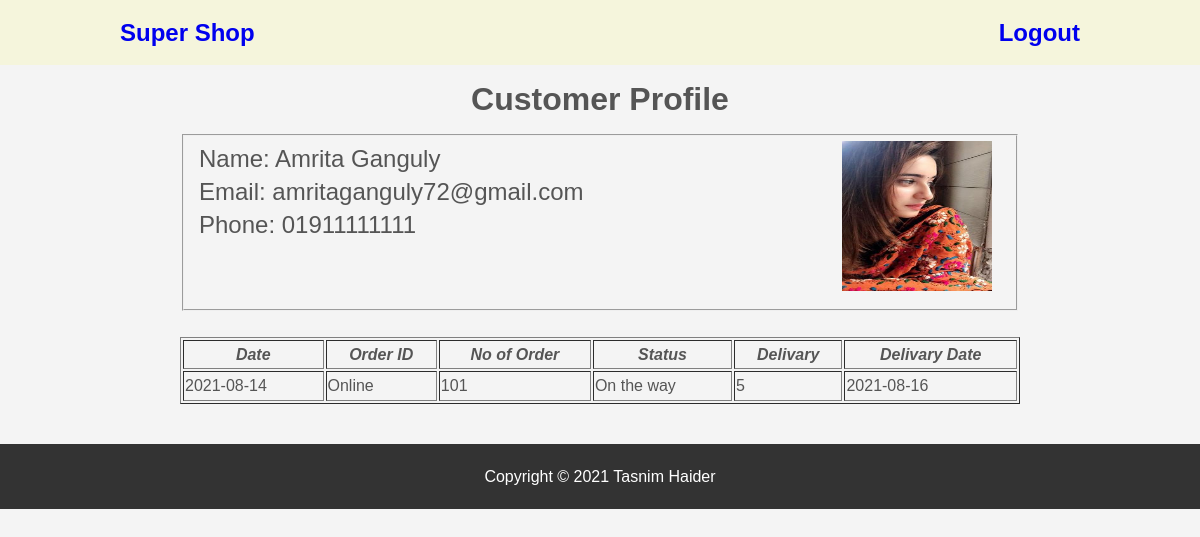
The page /Profile_CUS.php (signed in) on the database its author committed.
### tables this page shows
CREATE TABLE `customers` (
  `id` int(6) UNSIGNED NOT NULL,
  `cname` varchar(30) NOT NULL,
  `cemail` varchar(30) NOT NULL,
  `cphone` varchar(15) DEFAULT NULL,
  `cpassword` varchar(64) DEFAULT NULL,
  `reg_date` timestamp NOT NULL DEFAULT current_timestamp() ON UPDATE current_timestamp(),
  `picture` varchar(20) NOT NULL
);

CREATE TABLE `icustomer` (
  `date` date NOT NULL,
  `email` varchar(50) NOT NULL,
  `oid` int(20) NOT NULL,
  `norder` int(10) NOT NULL,
  `status` varchar(20) NOT NULL,
  `delivary` varchar(15) NOT NULL,
  `ddate` date NOT NULL
);

### Profile_CUS.php (the view, shortened to what this page needs)
<?php include('DB_Login.php') ?>
<!DOCTYPE html>
<html>
    <head>
        <link rel="stylesheet" type="text/css" href="style.css"/>
    </head>
    <body>
        <section id="main-header">
        <div class="container">
        <a href="Home.php"><h1 style="float: left;">Super Shop</h1></a>
        <a href="Logout.php"><h1 style="float: right;">Logout</h1></a>
        </div>
        </section>
            <div align="center">
            <h1>Customer Profile</h1>
            <div style="width: 70%;">
                <fieldset align="left">
                <form action="#" method="POST">
                    <div style="width: calc(80%); height: calc(100%); float: left;" align="left">
                        <table>
                <?php
                $sql="select * from icustomer where email= '".$_SESSION["uemail"]."'";
                $result = mysqli_query($conn, $sql);
                ?>
                            <tr>
                                <td><span style="font-size:24px;">Name: <?php  echo $_SESSION['uname']; ?></span></td>
                                <td><span style="font-size:22px;"></span></td>
                            </tr>
                            <tr>
                                <td><span style="font-size:24px;">Email: <?php echo $_SESSION['uemail']; ?></span></td>
                                <td><span style="font-size:22px;"></span></td>
                            </tr>
                            <tr>
                                <td><span style="font-size:24px;">Phone: <?php echo $_SESSION['uphone']; ?></span></td>
                                <td><span style="font-size:22px;"></span></td>
                            </tr>
                        </table>
                    </div>
                    <div style="width: calc(20%); height: calc(100%); float: right; vertical-align: middle;">
                        <?php
                        $img = mysqli_query($conn, "SELECT * FROM customers where cemail= '".$_SESSION["uemail"]."'");
                        while ($row = mysqli_fetch_array($img))
                        {
                            $pic = "<img src='image/".$row['picture']."' height='150' width='150'>";
                            echo $pic;
                        }
                        ?>
                    </div>
                </fieldset>
                <br>
                <div style="width: calc(100%); height: calc(100%);">
                    <table border="1" style="width: calc(100%); height: calc(100%);">
                        <th><i>Date</i></th><th><i>Order ID</i></th><th><i>No of Order</i></th><th><i>Status</i></th><th><i>Delivary</i></th><th><i>Delivary Date</i></th></tr>
                        <?php foreach ($result as $i => $result): ?>
                        <td><?php echo $result['date'] ?></td><td><?php echo $result['status'] ?></td>
                        <td><?php echo $result['oid'] ?></td><td><?php echo $result['delivary'] ?></td><td><?php echo $result['norder'] ?></td><td><?php echo $result['ddate'] ?></td></tr>
                        <?php endforeach; ?>
                    </table>
                </div>
            </div>
       </div>
       <section id="main-footer">
        <div class="container">
            Copyright &#169 2021 Tasnim Haider
        </div>
    </section>
    </body>
</html>

### style.css (style rules this page uses)
body { background-color:#f4f4f4; color:#555; font-family:Arial, Helvetica, sans-serif; font-size:16px; line-height:1.6em; margin:0; }
.container { width:80%; margin:auto; overflow:hidden; }
#main-header { background-color:Beige; color:#F5F5DC; }
#main-footer { background: #333; clear: both; color:#fff; text-align: center; padding:20px; margin-top:40px; }

### rows shown on the page
customers: picture (picture)
icustomer: date "2021-08-14", status "Online", oid "101", delivary "On the way", norder "5", ddate "2021-08-16"

### other values the page prints
$_SESSION['uname'] "Amrita Ganguly"
$_SESSION['uemail'] "amritaganguly72@gmail.com"
$_SESSION['uphone'] "01911111111"
